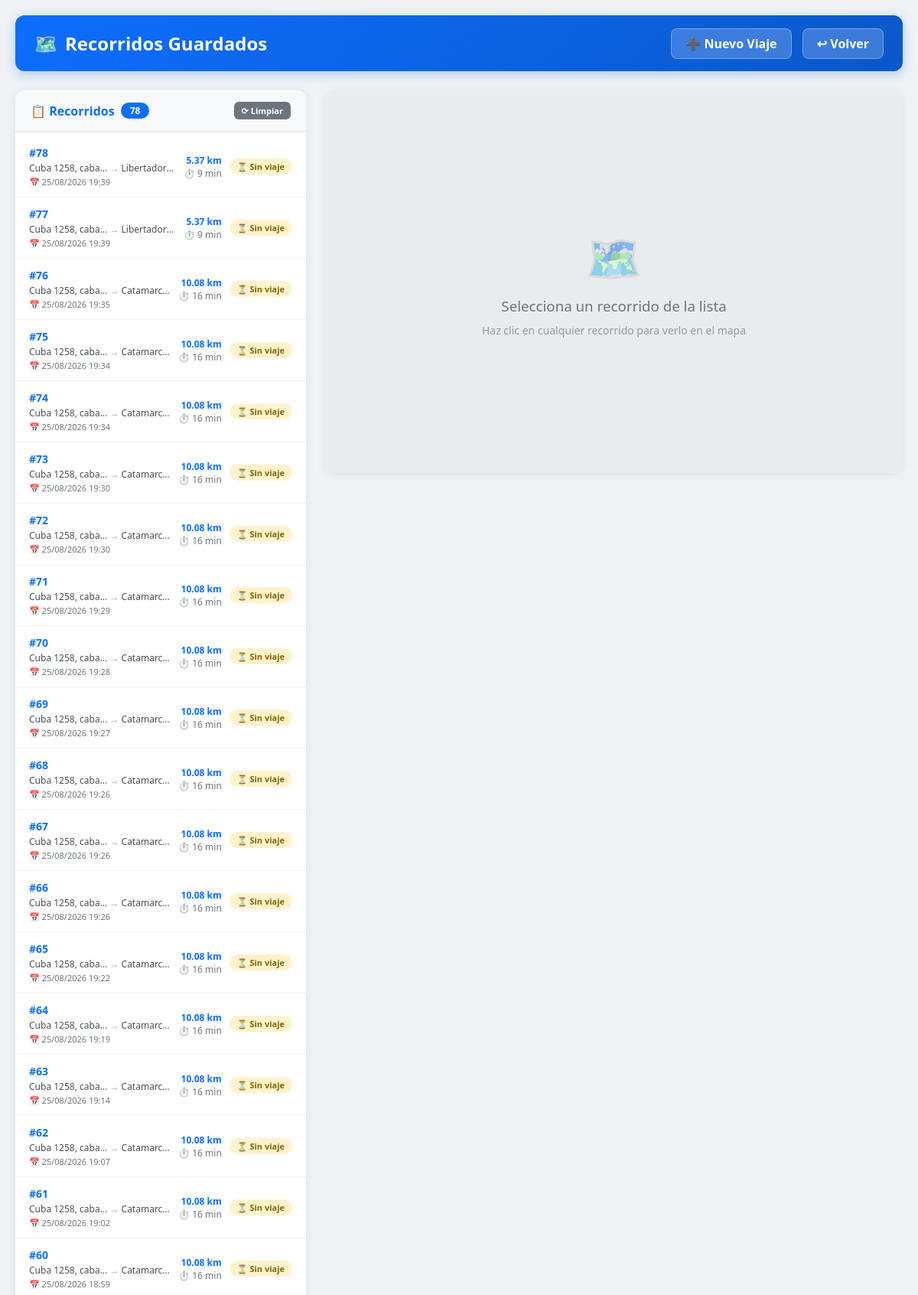
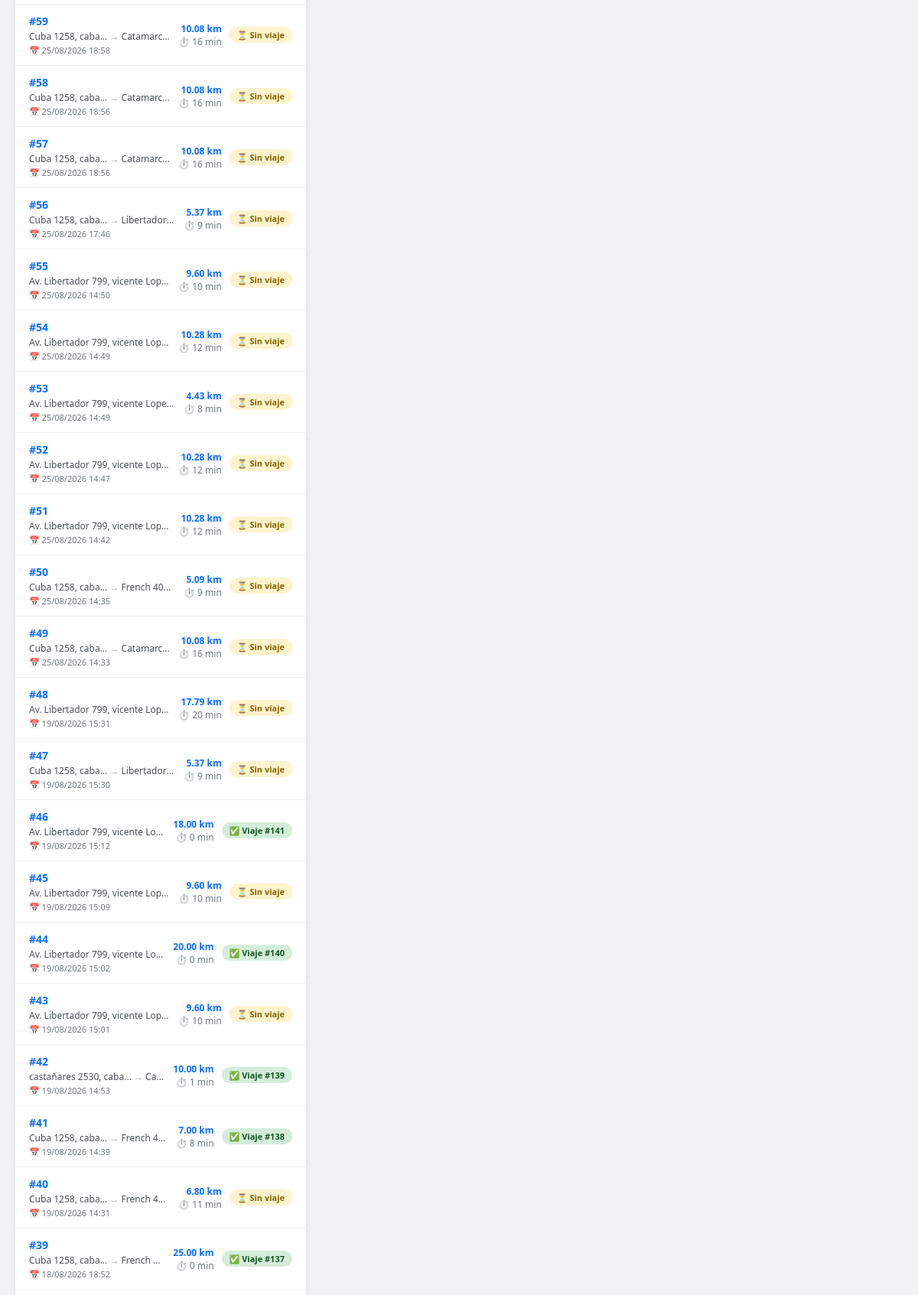
The page /php/00_administracion/despacho_viajes/ver_recorrido_mapa.php (upper part) on the database its author committed (2 pictures, top to bottom).
### tables this page shows
CREATE TABLE `recorridos_viaje` (
  `id` int(11) NOT NULL AUTO_INCREMENT,
  `id_viaje` int(11) DEFAULT NULL,
  `movil` varchar(20) NOT NULL,
  `origen` varchar(200) NOT NULL,
  `destino` varchar(200) NOT NULL,
  `origen_lat` decimal(10,8) DEFAULT NULL,
  `origen_lng` decimal(11,8) DEFAULT NULL,
  `destino_lat` decimal(10,8) DEFAULT NULL,
  `destino_lng` decimal(11,8) DEFAULT NULL,
  `distancia` decimal(10,2) DEFAULT NULL COMMENT 'Distancia en km',
  `tiempo` int(11) DEFAULT NULL COMMENT 'Tiempo en minutos',
  `fecha_registro` timestamp NOT NULL DEFAULT current_timestamp(),
  PRIMARY KEY (`id`),
  KEY `idx_viaje` (`id_viaje`),
  KEY `idx_movil` (`movil`)
);

### php/00_administracion/despacho_viajes/ver_recorrido_mapa.php (the view, shortened to what this page needs)
<?php
$conn = conexion();
$id_recorrido = isset($_GET['id']) ? (int)$_GET['id'] : 0;
$recorrido = null;
$viaje = null;
$stmt = $conn->query("SELECT * FROM recorridos_viaje ORDER BY id DESC");
$recorridos = $stmt->fetchAll(PDO::FETCH_ASSOC);
?>
<!DOCTYPE html>
<html lang="es">
<head>
    <link rel="stylesheet" href="https://unpkg.com/leaflet@1.9.4/dist/leaflet.css" />
</head>
<body>
    <div class="container">
        <div class="header">
            <h1><span>🗺️</span> Recorridos Guardados</h1>
            <div>
                <a href="carga_viajes.php" class="btn-volver" style="margin-right:10px;">➕ Nuevo Viaje</a>
                <a href="lista_viajes.php" class="btn-volver">↩ Volver</a>
            </div>
        </div>
        <div class="main-content">
            <div class="listado-container">
                <div class="listado-header">
                    <h3>
                        📋 Recorridos
                        <span class="badge-total"><?= count($recorridos) ?></span>
                    </h3>
                    <div style="display:flex; gap:8px;">
                        <a href="?id=0" class="btn-ver-rec secundario" style="font-size:11px; padding:4px 10px;">⟳ Limpiar</a>
                    </div>
                </div>
                <div class="listado-scroll">
                    <?php if (empty($recorridos)): ?>
                        <div class="empty-listado">
                            <div class="icono">🗺️</div>
                            <p>No hay recorridos guardados</p>
                            <p class="subtitulo">
                                Ve a <a href="carga_viajes.php" style="color:#0d6efd;">carga de viajes</a>,
                                ingresa Origen y Destino y presiona "RECORRIDO"
                            </p>
                        </div>
                    <?php else: ?>
                        <?php foreach ($recorridos as $r): ?>
                            <a href="?id=<?= $r['id'] ?>" style="text-decoration:none; color:inherit; display:block;">
                                <div class="recorrido-item <?= ($id_recorrido == $r['id']) ? 'active' : '' ?>">
                                    <div class="info">
                                        <div class="id">#<?= $r['id'] ?></div>
                                        <div class="direcciones">
                                            <?= htmlspecialchars(substr($r['origen'], 0, 35)) ?>...
                                            <span style="color:#999;">→</span>
                                            <?= htmlspecialchars(substr($r['destino'], 0, 35)) ?>...
                                        </div>
                                        <div class="fecha">📅 <?= date('d/m/Y H:i', strtotime($r['fecha_registro'])) ?></div>
                                    </div>
                                    <div class="distancia-tiempo">
                                        <span class="km"><?= $r['distancia'] ?> km</span>
                                        <span style="color:#6c757d;">⏱️ <?= $r['tiempo'] ?> min</span>
                                    </div>
                                    <span class="estado-badge <?= $r['id_viaje'] ? 'con-viaje' : 'sin-viaje' ?>">
                                        <?= $r['id_viaje'] ? '✅ Viaje #' . $r['id_viaje'] : '⏳ Sin viaje' ?>
                                    </span>
                                </div>
                            </a>
                        <?php endforeach; ?>
                    <?php endif; ?>
                </div>
            </div>
            <div class="mapa-container">
                <?php if ($id_recorrido > 0 && $recorrido): ?>
                    <div id="map"></div>
                    <div class="detalles-container">
                        <div style="display:flex; justify-content:space-between; align-items:center; flex-wrap:wrap; gap:10px; margin-bottom:12px;">
                            <h3 style="color:#0d6efd;">📋 Recorrido #<?= $id_recorrido ?></h3>
                            <?php if ($recorrido['id_viaje']): ?>
                                <a href="lista_viajes.php?editar=<?= $recorrido['id_viaje'] ?>" class="btn-ver-rec">
                                    📝 Ver Viaje #<?= $recorrido['id_viaje'] ?>
                                </a>
                            <?php endif; ?>
                        </div>
                        <div class="grid">
                            <div class="item">
                                <span class="label">📍 Origen:</span>
                                <span class="valor"><?= htmlspecialchars($recorrido['origen']) ?></span>
                            </div>
                            <div class="item">
                                <span class="label">📍 Destino:</span>
                                <span class="valor"><?= htmlspecialchars($recorrido['destino']) ?></span>
                            </div>
                            <div class="item">
                                <span class="label">📏 Distancia:</span>
                                <span class="valor destacado"><?= $recorrido['distancia'] ?> km</span>
                            </div>
                            <div class="item">
                                <span class="label">⏱️ Tiempo:</span>
                                <span class="valor destacado"><?= $recorrido['tiempo'] ?> min</span>
                            </div>
                            <div class="item">
                                <span class="label">🚗 Móvil:</span>
                                <span class="valor"><?= $recorrido['movil'] ?></span>
                            </div>
                            <div class="item">
                                <span class="label">📅 Fecha:</span>
                                <span class="valor"><?= date('d/m/Y H:i', strtotime($recorrido['fecha_registro'])) ?></span>
                            </div>
                            <div class="item" style="grid-column: 1 / -1;">
                                <span class="label">📌 Estado:</span>
                                <span class="valor">
                                    <?php if ($recorrido['id_viaje']): ?>
                                        <span style="color:#28a745; font-weight:600;">✅ Asignado al viaje #<?= $recorrido['id_viaje'] ?></span>
                                    <?php else: ?>
                                        <span style="color:#856404; font-weight:600;">⏳ Sin viaje asignado</span>
                                    <?php endif; ?>
                                </span>
                            </div>
                            <?php if ($viaje): ?>
                                <div class="item" style="grid-column: 1 / -1; background: #d4edda; padding: 8px 12px; border-radius: 6px;">
                                    <span class="label">📝 Viaje:</span>
                                    <span class="valor">
                                        #<?= $viaje['id'] ?> - <?= htmlspecialchars($viaje['nombre_pasaj']) ?>
                                        (<?= $viaje['estado'] ?>)
                                        <?php if ($viaje['asignado_a']): ?>
                                            - Móvil <?= $viaje['asignado_a'] ?>
                                        <?php endif; ?>
                                    </span>
                                </div>
                            <?php endif; ?>
                        </div>
                    </div>
                <?php else: ?>
                    <div class="mapa-placeholder">
                        <div class="icono">🗺️</div>
                        <h3>Selecciona un recorrido de la lista</h3>
                        <p style="color:#999; font-size:14px;">Haz clic en cualquier recorrido para verlo en el mapa</p>
                    </div>
                <?php endif; ?>
            </div>
        </div>
    </div>
</body>
</html>

### php/00_administracion/despacho_viajes/ver_recorrido_mapa.php (style rules this page uses)
* { margin: 0; padding: 0; box-sizing: border-box; }
body { font-family: 'Segoe UI', Tahoma, Geneva, Verdana, sans-serif; background: #f0f2f5; padding: 20px; }
.container { max-width: 1400px; margin: 0 auto; }
.header { background: linear-gradient(135deg, #0d6efd, #0a58ca); color: white; padding: 20px 25px; border-radius: 12px; margin-bottom: 25px; display: flex; justify-content: space-between; align-items: center; flex-wrap: wrap; gap: 15px; box-shadow: 0 4px 15px rgba(13, 110, 253, 0.3); }
.header h1 { font-size: 24px; display: flex; align-items: center; gap: 10px; }
.header .btn-volver { background: rgba(255, 255, 255, 0.2); color: white; padding: 8px 18px; border-radius: 8px; text-decoration: none; font-weight: 600; transition: background 0.3s; border: 1px solid rgba(255, 255, 255, 0.3); }
.main-content { display: grid; grid-template-columns: 380px 1fr; gap: 25px; align-items: start; }
.listado-container { background: white; border-radius: 12px; box-shadow: 0 2px 12px rgba(0, 0, 0, 0.08); overflow: hidden; max-height: calc(100vh - 200px); display: flex; flex-direction: column; }
.listado-header { padding: 15px 20px; background: #f8f9fa; border-bottom: 2px solid #e9ecef; display: flex; justify-content: space-between; align-items: center; flex-shrink: 0; }
.listado-header h3 { font-size: 16px; color: #0d6efd; display: flex; align-items: center; gap: 8px; }
.listado-header .badge-total { background: #0d6efd; color: white; padding: 2px 12px; border-radius: 20px; font-size: 12px; }
.listado-scroll { overflow-y: auto; flex: 1; padding: 5px 0; }
.recorrido-item { padding: 12px 18px; border-bottom: 1px solid #f0f0f0; cursor: pointer; transition: all 0.2s; display: flex; justify-content: space-between; align-items: center; }
.recorrido-item .info { flex: 1; min-width: 0; }
.recorrido-item .info .id { font-weight: 700; color: #0d6efd; font-size: 14px; }
.recorrido-item .info .direcciones { font-size: 12px; color: #495057; margin-top: 2px; white-space: nowrap; overflow: hidden; text-overflow: ellipsis; }
.recorrido-item .info .fecha { font-size: 11px; color: #6c757d; margin-top: 2px; }
.recorrido-item .estado-badge { font-size: 11px; padding: 3px 10px; border-radius: 12px; font-weight: 600; flex-shrink: 0; margin-left: 10px; }
.estado-badge.sin-viaje { background: #fff3cd; color: #856404; }
.estado-badge.con-viaje { background: #d4edda; color: #155724; }
.recorrido-item .distancia-tiempo { font-size: 12px; color: #495057; text-align: right; flex-shrink: 0; margin-left: 10px; }
.recorrido-item .distancia-tiempo span { display: block; }
.recorrido-item .distancia-tiempo .km { font-weight: 600; color: #0d6efd; }
.mapa-container { background: white; border-radius: 12px; box-shadow: 0 2px 12px rgba(0, 0, 0, 0.08); overflow: hidden; }
.mapa-placeholder { display: flex; align-items: center; justify-content: center; height: 500px; background: #e9ecef; color: #6c757d; flex-direction: column; gap: 10px; }
.mapa-placeholder .icono { font-size: 60px; opacity: 0.5; }
.mapa-placeholder h3 { font-weight: 400; }
.btn-ver-rec { display: inline-block; padding: 6px 14px; background: #0d6efd; color: white; text-decoration: none; border-radius: 6px; font-size: 13px; font-weight: 600; transition: background 0.2s; border: none; cursor: pointer; }
.btn-ver-rec.secundario { background: #6c757d; }

### rows shown on the page
recorridos_viaje: id "78", origen "Cuba 1258, caba", destino "Libertador…", fecha_registro "25/08/2026 19:39", distancia "5.37", tiempo "9", shows "⏳ Sin viaje"
recorridos_viaje: id "77", origen "Cuba 1258, caba", destino "Libertador…", fecha_registro "25/08/2026 19:39", distancia "5.37", tiempo "9", shows "⏳ Sin viaje"
recorridos_viaje: id "76", origen "Cuba 1258, caba", destino "Catamarc…", fecha_registro "25/08/2026 19:35", distancia "10.08", tiempo "16", shows "⏳ Sin viaje"
recorridos_viaje: id "75", origen "Cuba 1258, caba", destino "Catamarc…", fecha_registro "25/08/2026 19:34", distancia "10.08", tiempo "16", shows "⏳ Sin viaje"
recorridos_viaje: id "74", origen "Cuba 1258, caba", destino "Catamarc…", fecha_registro "25/08/2026 19:34", distancia "10.08", tiempo "16", shows "⏳ Sin viaje"
recorridos_viaje: id "73", origen "Cuba 1258, caba", destino "Catamarc…", fecha_registro "25/08/2026 19:30", distancia "10.08", tiempo "16", shows "⏳ Sin viaje"
recorridos_viaje: id "72", origen "Cuba 1258, caba", destino "Catamarc…", fecha_registro "25/08/2026 19:30", distancia "10.08", tiempo "16", shows "⏳ Sin viaje"
recorridos_viaje: id "71", origen "Cuba 1258, caba", destino "Catamarc…", fecha_registro "25/08/2026 19:29", distancia "10.08", tiempo "16", shows "⏳ Sin viaje"
recorridos_viaje: id "70", origen "Cuba 1258, caba", destino "Catamarc…", fecha_registro "25/08/2026 19:28", distancia "10.08", tiempo "16", shows "⏳ Sin viaje"
recorridos_viaje: id "69", origen "Cuba 1258, caba", destino "Catamarc…", fecha_registro "25/08/2026 19:27", distancia "10.08", tiempo "16", shows "⏳ Sin viaje"
recorridos_viaje: id "68", origen "Cuba 1258, caba", destino "Catamarc…", fecha_registro "25/08/2026 19:26", distancia "10.08", tiempo "16", shows "⏳ Sin viaje"
recorridos_viaje: id "67", origen "Cuba 1258, caba", destino "Catamarc…", fecha_registro "25/08/2026 19:26", distancia "10.08", tiempo "16", shows "⏳ Sin viaje"
recorridos_viaje: id "66", origen "Cuba 1258, caba", destino "Catamarc…", fecha_registro "25/08/2026 19:26", distancia "10.08", tiempo "16", shows "⏳ Sin viaje"
recorridos_viaje: id "65", origen "Cuba 1258, caba", destino "Catamarc…", fecha_registro "25/08/2026 19:22", distancia "10.08", tiempo "16", shows "⏳ Sin viaje"
recorridos_viaje: id "64", origen "Cuba 1258, caba", destino "Catamarc…", fecha_registro "25/08/2026 19:19", distancia "10.08", tiempo "16", shows "⏳ Sin viaje"
recorridos_viaje: id "63", origen "Cuba 1258, caba", destino "Catamarc…", fecha_registro "25/08/2026 19:14", distancia "10.08", tiempo "16", shows "⏳ Sin viaje"
recorridos_viaje: id "62", origen "Cuba 1258, caba", destino "Catamarc…", fecha_registro "25/08/2026 19:07", distancia "10.08", tiempo "16", shows "⏳ Sin viaje"
recorridos_viaje: id "61", origen "Cuba 1258, caba", destino "Catamarc…", fecha_registro "25/08/2026 19:02", distancia "10.08", tiempo "16", shows "⏳ Sin viaje"
recorridos_viaje: id "60", origen "Cuba 1258, caba", destino "Catamarc…", fecha_registro "25/08/2026 18:59", distancia "10.08", tiempo "16", shows "⏳ Sin viaje"
recorridos_viaje: id "59", origen "Cuba 1258, caba", destino "Catamarc…", fecha_registro "25/08/2026 18:58", distancia "10.08", tiempo "16", shows "⏳ Sin viaje"
recorridos_viaje: id "58", origen "Cuba 1258, caba", destino "Catamarc…", fecha_registro "25/08/2026 18:56", distancia "10.08", tiempo "16", shows "⏳ Sin viaje"
recorridos_viaje: id "57", origen "Cuba 1258, caba", destino "Catamarc…", fecha_registro "25/08/2026 18:56", distancia "10.08", tiempo "16", shows "⏳ Sin viaje"
recorridos_viaje: id "56", origen "Cuba 1258, caba", destino "Libertador…", fecha_registro "25/08/2026 17:46", distancia "5.37", tiempo "9", shows "⏳ Sin viaje"
recorridos_viaje: id "55", origen "Av. Libertador 799, vicente Lop…", fecha_registro "25/08/2026 14:50", distancia "9.60", tiempo "10", shows "⏳ Sin viaje"
recorridos_viaje: id "54", origen "Av. Libertador 799, vicente Lop…", fecha_registro "25/08/2026 14:49", distancia "10.28", tiempo "12", shows "⏳ Sin viaje"
recorridos_viaje: id "53", origen "Av. Libertador 799, vicente Lope…", fecha_registro "25/08/2026 14:49", distancia "4.43", tiempo "8", shows "⏳ Sin viaje"
recorridos_viaje: id "52", origen "Av. Libertador 799, vicente Lop…", fecha_registro "25/08/2026 14:47", distancia "10.28", tiempo "12", shows "⏳ Sin viaje"
recorridos_viaje: id "51", origen "Av. Libertador 799, vicente Lop…", fecha_registro "25/08/2026 14:42", distancia "10.28", tiempo "12", shows "⏳ Sin viaje"
recorridos_viaje: id "50", origen "Cuba 1258, caba", destino "French 40…", fecha_registro "25/08/2026 14:35", distancia "5.09", tiempo "9", shows "⏳ Sin viaje"
recorridos_viaje: id "49", origen "Cuba 1258, caba", destino "Catamarc…", fecha_registro "25/08/2026 14:33", distancia "10.08", tiempo "16", shows "⏳ Sin viaje"
recorridos_viaje: id "48", origen "Av. Libertador 799, vicente Lop…", fecha_registro "19/08/2026 15:31", distancia "17.79", tiempo "20", shows "⏳ Sin viaje"
recorridos_viaje: id "47", origen "Cuba 1258, caba", destino "Libertador…", fecha_registro "19/08/2026 15:30", distancia "5.37", tiempo "9", shows "⏳ Sin viaje"
recorridos_viaje: id "46", origen "Av. Libertador 799, vicente Lo…", fecha_registro "19/08/2026 15:12", distancia "18.00", tiempo "0", id_viaje "141"
recorridos_viaje: id "45", origen "Av. Libertador 799, vicente Lop…", fecha_registro "19/08/2026 15:09", distancia "9.60", tiempo "10", shows "⏳ Sin viaje"
recorridos_viaje: id "44", origen "Av. Libertador 799, vicente Lo…", fecha_registro "19/08/2026 15:02", distancia "20.00", tiempo "0", id_viaje "140"
recorridos_viaje: id "43", origen "Av. Libertador 799, vicente Lop…", fecha_registro "19/08/2026 15:01", distancia "9.60", tiempo "10", shows "⏳ Sin viaje"
recorridos_viaje: id "42", origen "castañares 2530, caba", destino "Ca…", fecha_registro "19/08/2026 14:53", distancia "10.00", tiempo "1", id_viaje "139"
recorridos_viaje: id "41", origen "Cuba 1258, caba", destino "French 4…", fecha_registro "19/08/2026 14:39", distancia "7.00", tiempo "8", id_viaje "138"
recorridos_viaje: id "40", origen "Cuba 1258, caba", destino "French 4…", fecha_registro "19/08/2026 14:31", distancia "6.80", tiempo "11", shows "⏳ Sin viaje"
recorridos_viaje: id "39", origen "Cuba 1258, caba", destino "French…", fecha_registro "18/08/2026 18:52", distancia "25.00", tiempo "0", id_viaje "137"

### other values the page prints
count($recorridos) "78"
